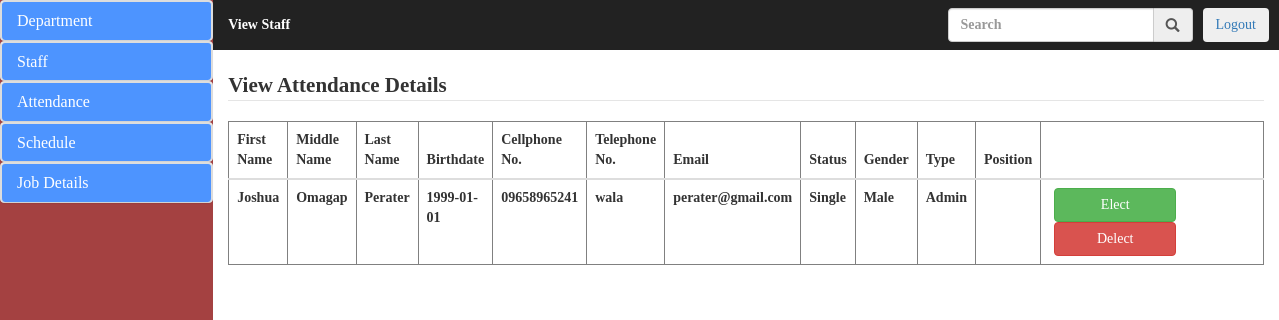
The app's page /admin/add_department_head.php (signed in), older data.
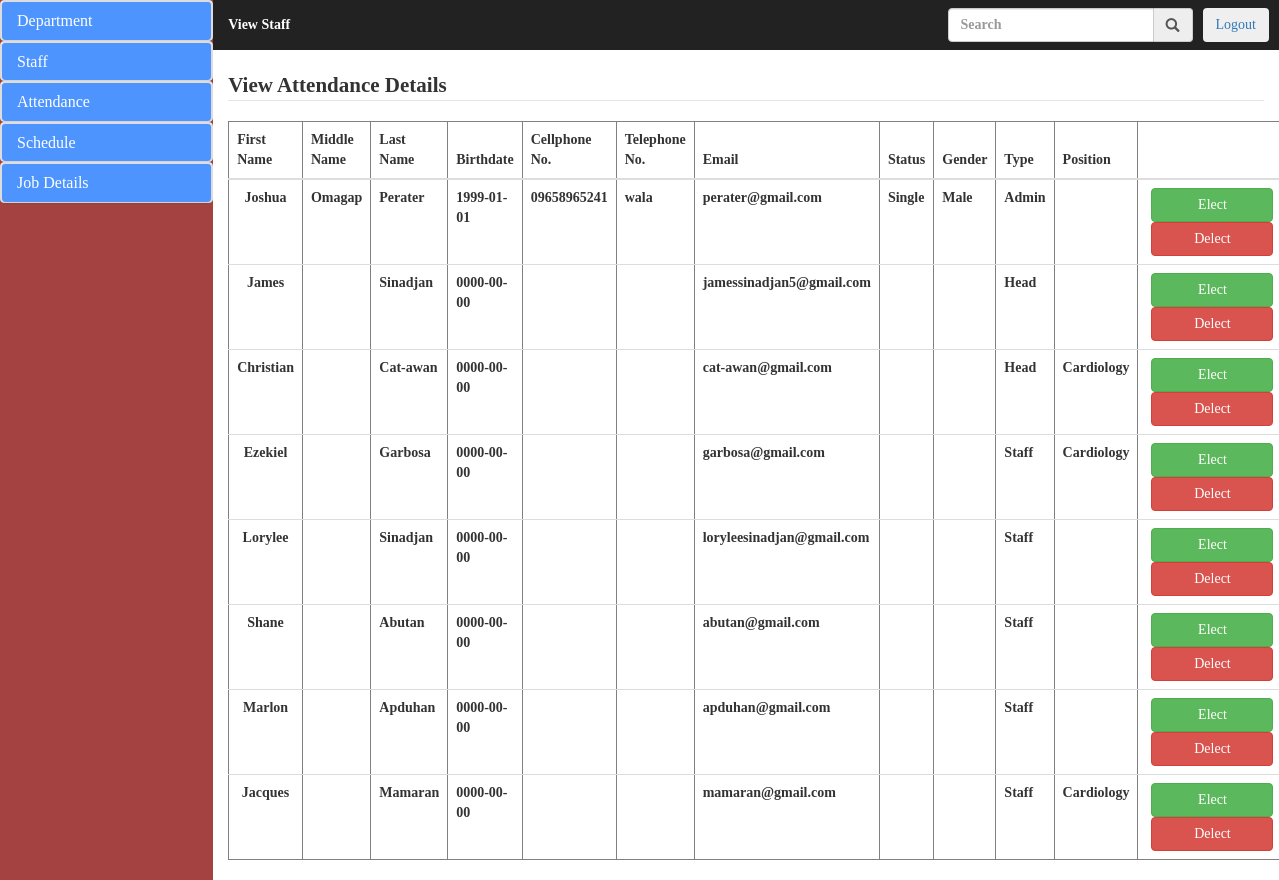
The same page, newer data.
### tables this page shows
CREATE TABLE `staff` (
  `staff_id` bigint(20) NOT NULL,
  `fname` varchar(50) NOT NULL,
  `mname` varchar(50) DEFAULT NULL,
  `lname` varchar(50) NOT NULL,
  `birthdate` date NOT NULL,
  `cellnum` varchar(50) NOT NULL,
  `telnum` varchar(50) DEFAULT NULL,
  `email` varchar(50) NOT NULL,
  `status` varchar(50) NOT NULL,
  `gender` varchar(50) NOT NULL,
  `type` varchar(50) NOT NULL,
  `department` varchar(50) NOT NULL,
  `password` varchar(50) NOT NULL
);

### admin/add_department_head.php (the view, shortened to what this page needs)
<!DOCTYPE html>
<html lang="en">
<head>
	  <link rel="stylesheet" href="bootstrap/css/bootstrap.css">
	 <link rel="stylesheet" href="css/styletry.css">
</head>
<body>
	<div class="col-sm-2 sidebar">
		<div class="panel-group">
								<div class="panel panel-default">
									<div class="panel panel-heading">
										<h4 class="panel-title"><a href="#collapse1" data-toggle="collapse">Department</a></h4>
									</div>
								</div>
							</div>
							<div class="panel-group">
								<div class="panel panel-default">
									<div class="panel panel-heading">
										<h4 class="panel-title"><a href="#collapse2" data-toggle="collapse">Staff</a></h4>
									</div>
								</div>
							</div>
							<div class="panel-group">
								<div class="panel panel-default">
									<div class="panel panel-heading">
										<h4 class="panel-title"><a href="#collapse3" data-toggle="collapse">Attendance</a></h4>
									</div>
								</div>
							</div>
							<div class="panel-group">
								<div class="panel panel-default">
									<div class="panel panel-heading">
										<h4 class="panel-title"><a href="#collapse4" data-toggle="collapse">Schedule</a></h4>
									</div>
								</div>
							</div>
							<div class="panel-group">
								<div class="panel panel-default">
									<div class="panel panel-heading">
										<h4 class="panel-title"><a href="#collapse5" data-toggle="collapse">Job Details</a></h4>
									</div>
								</div>
							</div>
	</div>
	<div class="col-sm-10 content">
		<div class="col-sm-12" style="padding: 0;">
			 <nav class="navbar navbar-inverse">
			 	 <div class="container-fluid" style="padding-left: 0;">
			 	 	<ul class="nav navbar-nav">
			 	 		 <li><a href="#" style="color: white;">View Staff</a></li>
			 	 	</ul>
			 	 	<div class="nav navbar-right nav-btn"><button class="btn"><a href="../user/index.php?logout='1'" style="text-decoration-style: none;">Logout</a></button></div>
			 	 	<ul class="nav navbar-right nav-btn">
				 	 	<div class="input-group">
							 <div class="input-group">
								  <input type="text" class="form-control" placeholder="Search" aria-describedby="basic-addon1">
								  <span class="input-group-addon" id="basic-addon1"><i class="glyphicon glyphicon-search"></i></span>
							</div>
						</div>
					</ul>
			 	 </div>
			 </nav>
		</div>
		<div class="col-sm-12 haha"><legend> View Attendance Details</legend></div>
			 		<div class="col-sm-12">
			 			<?php
	  include_once("connection.php");
	  $sql = "SELECT * FROM staff";
	  $result = mysqli_query($connect,$sql);
	  if(mysqli_num_rows($result) > 0){
		  echo "<table class='table' border='1'>";
		  echo "<thead>
					<tr>
						<th>First Name</th>
						<th>Middle Name</th>
						<th>Last Name</th>
						<th>Birthdate</th>
						<th>Cellphone No.</th>
						<th>Telephone No.</th>
						<th>Email</th>
						<th>Status</th>
						<th>Gender</th>
						<th>Type</th>
						<th>Position</th>
						<th></th>
					</tr>
				</thead>";
		  echo "<tbody>";
	     while($row = mysqli_fetch_assoc($result)){
		       echo "<tr><td style='text-align:center;'>".
					 $row['fname'].
					"</td><td>".
					$row['mname'].
					"</td><td>".
					$row['lname'].
					"</td><td>".
					$row['birthdate'].
					"</td><td>".
					$row['cellnum'].
					"</td><td>".
					 $row['telnum'].
					"</td><td>".
					 $row['email'].
					"</td><td>".
					$row['status'].
					"</td><td>".
					$row['gender'].
					"</td><td>".
					$row['type'].
					"</td><td>".
					$row['department'].
					 "</td>
					 <td>
						<a href='action/department_head_elect.php?id=".$row['staff_id']."'>
					      <button class='btn btn-success'>Elect</button>
						</a>
						<a href='action/department_head_delect.php?id=".$row['staff_id']."'>
					      <button class='btn btn-danger'>Delect</button>
						</a>
					 </td>
					 </tr>";
		 }
		 echo "</tbody>";
	  }
	?>
					  	</div>
	</div>
</body>
</html>

Row changes from the older to the newer data that the page shows:
added staff: fname "James", lname "Sinadjan", birthdate "0000-00-00", email "jamessinadjan5@gmail.com", type "Head"
added staff: fname "Christian", lname "Cat-awan", birthdate "0000-00-00", email "cat-awan@gmail.com", type "Head", department "Cardiology"
added staff: fname "Ezekiel", lname "Garbosa", birthdate "0000-00-00", email "garbosa@gmail.com", type "Staff", department "Cardiology"
added staff: fname "Lorylee", lname "Sinadjan", birthdate "0000-00-00", email "loryleesinadjan@gmail.com", type "Staff"
added staff: fname "Shane", lname "Abutan", birthdate "0000-00-00", email "abutan@gmail.com", type "Staff"
added staff: fname "Marlon", lname "Apduhan", birthdate "0000-00-00", email "apduhan@gmail.com", type "Staff"
added staff: fname "Jacques", lname "Mamaran", birthdate "0000-00-00", email "mamaran@gmail.com", type "Staff", department "Cardiology"
